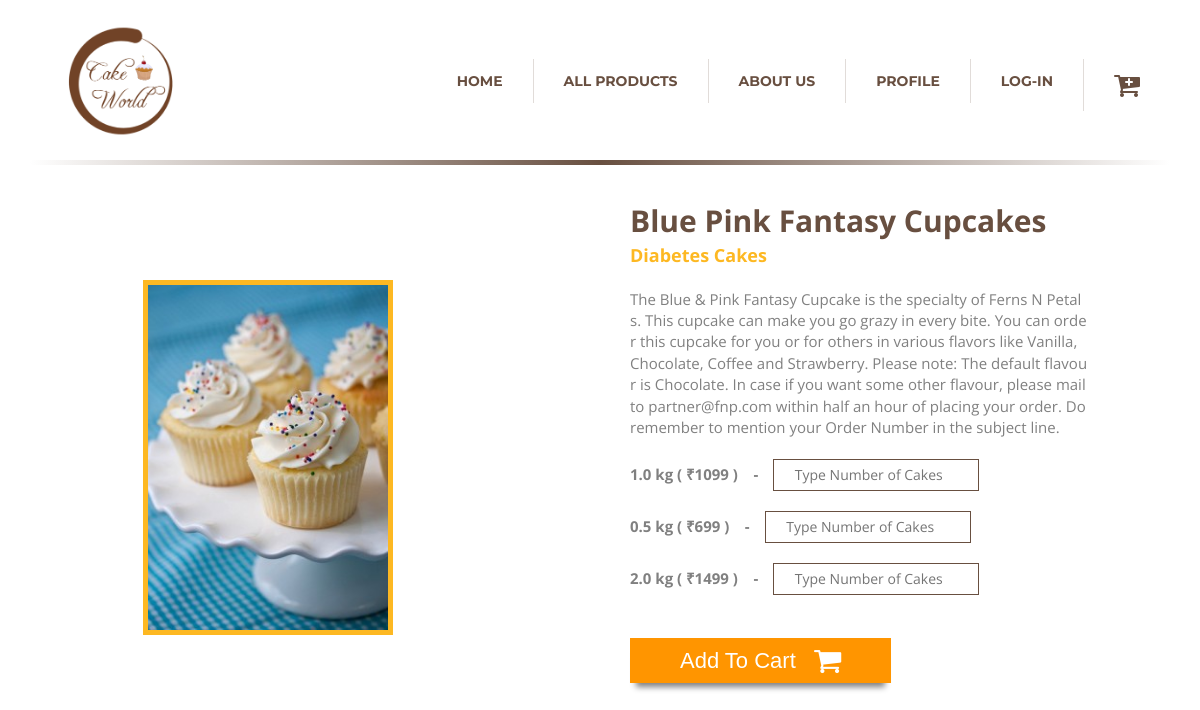
Page /single_cake.php?productid=cake1521063770000 on the committed database.
### tables this page shows
CREATE TABLE `product` (
  `productid` varchar(50) NOT NULL,
  `productname` varchar(100) NOT NULL,
  `type` varchar(100) NOT NULL,
  `image` varchar(100) NOT NULL,
  `description` varchar(1000) NOT NULL
);

CREATE TABLE `product_price_weight` (
  `productid` varchar(50) NOT NULL,
  `weight` varchar(10) NOT NULL,
  `price` int(10) NOT NULL
);

### single_cake.php (the view, shortened to what this page needs)
<?php
include_once('connection.php');
$productid=$_GET['productid'];
$query = "SELECT * FROM product WHERE product.productid='$productid'";
$result = mysqli_query($conn,$query);
while($row = $result->fetch_assoc())
{
    $productname = $row['productname'];
    $image = $row['image'];
	$type = $row['type'];
	$description = $row['description'];
}
?>
<html>
    <head>
        <link rel="stylesheet" href="font-awesome/font-awesome/css/font-awesome.min.css" type="text/css">
        <link rel="stylesheet" href="https://cdnjs.cloudflare.com/ajax/libs/font-awesome/4.7.0/css/font-awesome.min.css">
        <link rel="stylesheet" href="bootstrap/css/bootstrap.min.css" type="text/css">
        <link rel="stylesheet" href="owl-carousel/owl.carousel.css" type="text/css">
        <link rel="stylesheet" href="masterslider/style/masterslider.css" type="text/css">
        <link rel="stylesheet" href="masterslider/skins/default/style.css" type="text/css">
        <link rel="stylesheet" href="styles/main.css" type="text/css">
        <link rel="stylesheet" href="styles/single_cake.css" type="text/css">
    </head>
    <body>
        <div class="all">
            <header class="page-header">
                <div class="page-header-content container">
                    <form method="post" action="single_cake.php">
                        <nav id="nav-top" class="nav-top">
                            <h1 style="float:left;" class="logo-primary"><a href="index.php"><img id="logo-1" alt="Bakery" src="images/cakeworld_logo.png"></a></h1>
                            <ul style="float:right;">
                                <li><a href="index.php">Home</a></li>
                                <li><a href="shop.php">All Products</a></li>
                                <li><a href="about.php">About Us</a></li>
                                <li><a href="profile.php">Profile</a></li>
                                <?php if(isset($_SESSION['userid']))
                                { ?>
                                    <li><button id="logout" name="loginout">Log-Out</button></li>
                                <?php
                                } else
                                { ?>
                                    <li><button id="login"name="loginout">Log-In</button></li>
                                <?php } ?>
                                <li><a href="shopping_cart.php"><i class="fa fa-cart-plus fa-2x"></i></a></li>
                            </ul>
                        </nav>
                    </form>
                </div>
            </header>
            <div class="container">
                <div>
                    <div class="margin-100"></div>
                    <div class="margin-40"></div>
                    <div class="margin-10"></div>
                    <div class="margin-10"></div>
                </div>
                <div class="container">
                    <div class="row">
                        <div class="margin-40"></div>
                        <div class="col-md-1"></div>
                        <div class="col-md-5">
                            <div class="margin-40"></div>
                            <div class="margin-40"></div>
                            <img style="border:5px solid #fdb822;" class="img-fluid" width="250px" height="355px" src="images/<?php echo $image ?>"><br>
                        </div>
                        <div class="col-md-5">
                            <text id="cake_name"><?php echo $productname ?></text><br>
                            <text id="cake_type"><?php echo $type ?></text><br><br>
                            <p id="cake_description"><?php echo $description ?></p>
                            <?php
                            $query = "SELECT product_price_weight.weight,product_price_weight.price FROM product_price_weight WHERE product_price_weight.productid='$productid'";
                            $result=mysqli_query($conn,$query);
                            while($row = $result->fetch_assoc())
                            {
                                if($row['weight']=="1/2")
                                {
                            ?>
                            <div>
                                <label for="half_kg_input">0.5 kg ( ₹<?php echo $row['price'] ?> ) &nbsp;&nbsp;&nbsp;-</label>
                                <input id="half_kg_input" type="number" placeholder="Type Number of Cakes" min="0">
                            </div>
                                <?php }
                                if($row['weight']=="1")
                                {
                                ?>
                            <div>
                                <label for="one_kg_input">1.0 kg ( ₹<?php echo $row['price'] ?> ) &nbsp;&nbsp;&nbsp;-</label>
                                <input id="one_kg_input" type="number" placeholder="Type Number of Cakes" min="0">
                            </div>
                                <?php }
                                if($row['weight']=="2")
                                {
                                ?>
                            <div>
                                <label for="two_kg_input">2.0 kg ( ₹<?php echo $row['price'] ?> ) &nbsp;&nbsp;&nbsp;-</label>
                                <input id="two_kg_input" type="number" placeholder="Type Number of Cakes" min="0">
                            </div>
                                <?php }
                                } ?>
                            <br><br><a onclick=add('<?php echo $productid ?>') id="add_to_card_button">Add To Cart&nbsp;&nbsp;&nbsp;<i class="fa fa-shopping-cart fa-lg"></i></a>
                        </div>
                    </div>
                </div>
                <div>
                    <div class="margin-100"></div>
                </div>
            </div>
        </div>
    </body>
</html>

### styles/main.css (style rules this page uses)
*, *:after, *:before { box-sizing: border-box; }
a { color: #000; -webkit-transition: all 0.2s ease-out; -moz-transition: all 0.2s ease-out; -o-transition: all 0.2s ease-out; transition: all 0.2s ease-out; }
body { font-family: 'Open Sans', sans-serif; font-size: 14px; font-weight: 400; color: #696969; background-color: #FFF; }
h1, h2, h3, h4 { font-size: 16px; font-weight: 700; }
h1 { font-family: 'Montserrat', sans-serif; color: #684f40; padding-bottom: 26px; margin: 65px 0 25px 0; }
input, textarea { width: 100%; border: 1px #FFF solid; outline: none; padding: 16px; background-color: #FFF; color: #333; margin: 10px 0; -webkit-transition: all 0.3s ease-out; -moz-transition: all 0.3s ease-out; -o-transition: all 0.3s ease-out; transition: all 0.3s ease-out; }
ul { padding: 0; margin: 0; list-style: none; }
.margin-10 { height: 10px; }
.margin-40 { height: 40px; }
.margin-100 { height: 100px; }
.nav-top { font-size: 14px; font-weight: 700; }
.nav-top > ul { overflow: auto; display: inline-block; }
.nav-top > ul > li { margin: 34px 0; border-left: 1px rgba(104, 79, 64, 0.2) solid; float: left; text-transform: uppercase; -webkit-transition: all 0.2s ease-out; -moz-transition: all 0.2s ease-out; -o-transition: all 0.2s ease-out; transition: all 0.2s ease-out; }
.nav-top > ul > li a { color: inherit; padding: 12px 30px; display: block; -webkit-transition: all 0.3s ease-out; -moz-transition: all 0.3s ease-out; -o-transition: all 0.3s ease-out; transition: all 0.3s ease-out; }
#login,#logout { background: transparent; border: none; text-transform: uppercase; color: inherit; outline: none; padding: 12px 30px; display: block; -webkit-transition: all 0.3s ease-out; -moz-transition: all 0.3s ease-out; -o-transition: all 0.3s ease-out; transition: all 0.3s ease-out; }
.nav-top > ul > li:first-of-type { border-left: none; }
.page-header { font-family: 'Montserrat', sans-serif; position: absolute; top: 0; width: 100%; color: #684f40; text-align: center; margin: 0; border: none; padding: 25px 0 23px 0; -webkit-transition: all 0.4s ease-out; -moz-transition: all 0.4s ease-out; -o-transition: all 0.4s ease-out; transition: all 0.4s ease-out; }
.page-header .logo-primary, .page-header .logo-secondary { display: inline-block; vertical-align: top; margin: 0 25px; padding: 0; }
.page-header .logo-primary img { height: 112px; }

### styles/single_cake.css (style rules this page uses)
#cake_name { font-size: 30px; font-weight: bold; color: #684f40; }
#cake_type { font-size: 18px; font-weight: bold; color: #fdb822; }
#cake_description { font-size: 15px; color: gray; height: 150px; word-break: break-all; word-wrap: break-word; display: block; }
#add_to_card_button { cursor: pointer; color: white; background: #ff9500; text-align: center; font-size: 22px; padding: 10px 50px; font-family: 'Julius Sans One', sans-serif; border: none; outline: none; box-shadow: 0 10px 6px -6px gray; transition: 500ms all ease; }
label { font-size: 15px; color: gray; }
input { width: 45%; padding: 5px 5px; text-align: center; margin-left: 2.5%; border: 1px solid #684f40; }

### rows in the picture
product: image (picture), productname "Blue Pink Fantasy Cupcakes", type "Diabetes Cakes", description "The Blue & Pink Fantasy Cupcake is the specialty of Ferns N Petals. This cupcake can make you go grazy in every bite. You can order this cupcake for you or for others in various flavors like Vanilla, Chocolate, Coffee and Strawberry. Please note: The default flavour is Chocolate. In case if you want some other flavour, please mail to partner@fnp.com within half an hour of placing your order. Do remember to mention your Order Number in the subject line."
product_price_weight: price "1099"
product_price_weight: price "699"
product_price_weight: price "1499"
